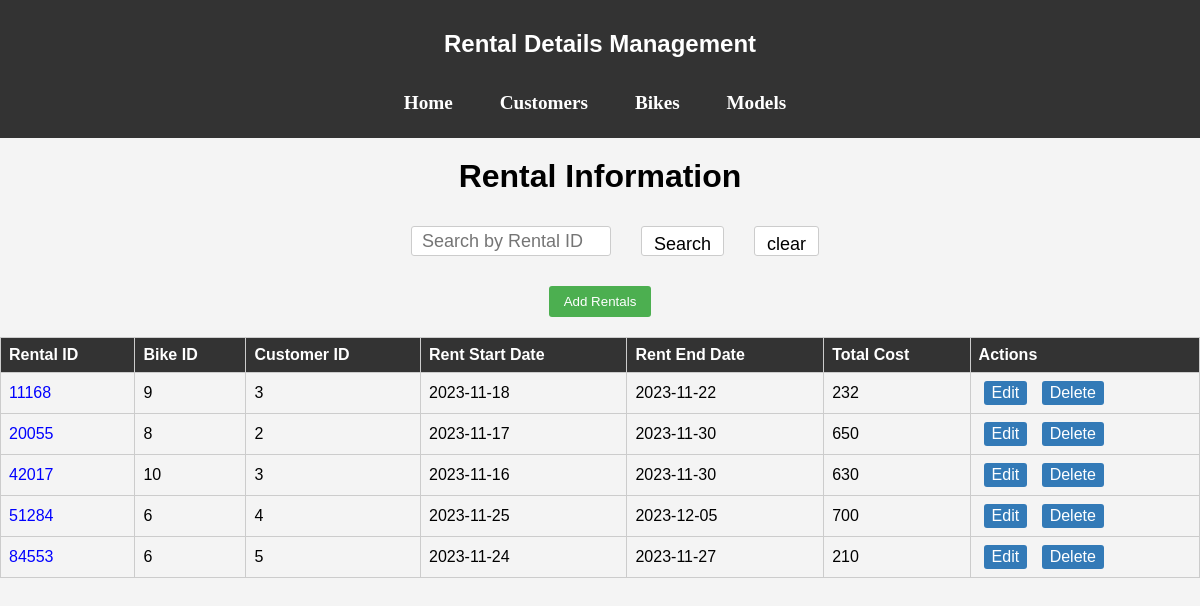
The app's page /rent with its own data.
### tables this page shows
CREATE TABLE Rental(
            Rental_ID INTEGER PRIMARY KEY AUTOINCREMENT,
            Bike_ID INTEGER,
            Customer_ID INTEGER,
            Rent_Start_Date DATE,
            Rent_End_Date DATE,
            Total_Cost DECIMAL(10, 2),
            FOREIGN KEY (Rental_ID) REFERENCES Rental(Rental_ID),
            FOREIGN KEY (Bike_ID) REFERENCES Bikes(Bike_ID),
            FOREIGN KEY (Customer_ID) REFERENCES Customers(Customer_ID)
        );

### app.py (the view)
@app.route('/rent', methods=['GET', 'POST'])
def display_rental_table():
    conn = sqlite3.connect('bike_rental.db')
    cursor = conn.cursor()
    if request.method == 'POST':
        search_input = request.form['searchInput']
        cursor.execute("SELECT * FROM Rental WHERE Rental_ID LIKE ?", ('%' + search_input + '%',))
        data = cursor.fetchall()
        conn.close()
        if not data:
            return render_template('rent.html', rental=[])
        return render_template('rent.html', rental=data, search_input=search_input)
    else:
        cursor.execute('SELECT * FROM Rental')
        data = cursor.fetchall()
        conn.close()
        if not data:
            return render_template('rent.html', rental=[])
        return render_template('rent.html', rental=data)

### templates/rent.html (shortened to what this page needs)
<!DOCTYPE html>
<html lang="en">
<head>
    <link rel="stylesheet" href="{{ url_for('static', filename='index.css') }}">
    <link rel="stylesheet" href="{{ url_for('static', filename='rent.css') }}">
    <link rel="stylesheet" href="{{ url_for('static', filename='table.css') }}">
</head>
<body>
    <nav class="navbar">
        <h1>Rental Details Management</h1>
        <ul>
            <li><a href="/">Home</a></li>
            <li><a href="/customer">Customers</a></li>
            <li><a href="/bike">Bikes</a></li>
            <li><a href="/model">Models</a></li>
        </ul>
    </nav>
    <h1>Rental Information</h1>
    <form method="post" action="/rent" class="search-container">
        <input type="text" id="searchInput" class="magnifier" name="searchInput" placeholder="Search by Rental ID">
        <input type="submit" value="Search" id="searchBtn" name="search" >
        <input type="submit" value="clear" id="searchBtn" name="clear" method="get" action="/rent">
    </form>
    <a href="/rent_add"><button>Add Rentals</button></a>
    {% if not rental %}
        <p>No data found</p>
    {% else %}
        <table border="1">
            <thead>
                <tr>
                    <th>Rental ID</th>
                    <th>Bike ID</th>
                    <th>Customer ID</th>
                    <th>Rent Start Date</th>
                    <th>Rent End Date</th>
                    <th>Total Cost</th>
                    <th>Actions</th>
                </tr>
            </thead>
            <tbody>
                {% for rental in rental %}
                    <tr>
                        <td ><a class="link" href="/fetch_rid/{{ rental[0] }}">{{ rental[0] }}</a></td>
                        <td>{{ rental[1] }}</td>
                        <td>{{ rental[2] }}</td>
                        <td>{{ rental[3] }}</td>
                        <td>{{ rental[4] }}</td>
                        <td>{{ rental[5] }}</td>
                        <td>
                            <a href="/rent_edit/{{rental[0]}}">Edit</a>
                            <a href="/rent_delete/{{ rental[0] }}" onclick="return confirm('Are you sure you want to delete this report?')">Delete</a>
                        </td>
                    </tr>
                {% endfor %}
            </tbody>
        </table>
    {% endif %}
</body>
</html>

### static/index.css (style rules this page uses)
body, ul { font-family: Arial, sans-serif; margin: 0; padding: 0; }
.navbar { background-color: #333; color: white; text-align: center; }
.navbar h1 { padding: 20px; margin: 0; }
.navbar ul { list-style-type: none; margin: 0; padding: 0; }
.navbar ul li { display: inline; }
.navbar ul li a { display: inline-block; color: white; text-align: center; padding: 14px 16px; text-decoration: none; }
ul { list-style: none; padding: 0; color:pink ; font-size: larger; font-family: Cambria, Cochin, Georgia, Times, 'Times New Roman', serif; font-weight: bolder; }

### static/rent.css (style rules this page uses)
tr td:first-of-type a { text-decoration: none; color: blue; }
#searchBtn { padding: 8px 12px; border: 1px solid #ccc; border-radius: 3px; cursor: pointer; background-color: #ffffff; height: 30px; box-sizing: border-box; font-size: 18px; line-height: 1; display: inline-block; }
#searchInput { height: 30px; width:200px; padding: 10px; border: 1px solid #ccc; border-radius: 3px; box-sizing: border-box; font-size: 18px; line-height: 1; display: inline-block; }
.search-container { display: flex; align-items: center; justify-content: center; margin-bottom: 20px; }
.search-container { display: flex; align-items: center; padding: 10px; border: none; }
.search-container input[type="text"], .search-container input[type="submit"], .search-container button { margin-left: 30px; padding: 10px; }
.search-container input[type="submit"], .search-container button { background-color: #4CAF50; color:black; border: none; cursor: pointer; }

### static/table.css (style rules this page uses)
body { font-family: Arial, sans-serif; margin: 0; padding: 0; background-color: #f4f4f4; }
h1 { text-align: center; margin-top: 20px; }
.navbar { background-color: #333; color: white; padding: 10px 20px; }
.navbar h1 { margin: 0; font-size: 24px; }
.navbar ul { list-style-type: none; margin: 0; padding: 0; }
.navbar ul li { display: inline; margin-right: 10px; }
.navbar ul li a { color: white; text-decoration: none; }
table { width: 100%; border-collapse: collapse; margin-top: 20px; }
table, th, td { border: 1px solid #ccc; }
th, td { padding: 8px; text-align: left; }
th { background-color: #333; color: white; }
button { padding: 8px 15px; background-color: #4CAF50; color: white; border: none; border-radius: 3px; cursor: pointer; text-decoration: none; margin-top: 20px; display: block; margin-left: auto; margin-right: auto; }
a { text-decoration: none; color: #337ab7; }
table td:last-of-type a { display: inline-block; margin: 0 5px; padding: 3px 8px; text-decoration: none; border-radius: 3px; background-color: #337ab7; color: #fff; cursor: pointer; transition: background-color 0.3s ease; }

### records on screen
Rental: Rental_ID "11168", Bike_ID "9", Customer_ID "3", Rent_Start_Date "2023-11-18", Rent_End_Date "2023-11-22", Total_Cost "232"
Rental: Rental_ID "20055", Bike_ID "8", Customer_ID "2", Rent_Start_Date "2023-11-17", Rent_End_Date "2023-11-30", Total_Cost "650"
Rental: Rental_ID "42017", Bike_ID "10", Customer_ID "3", Rent_Start_Date "2023-11-16", Rent_End_Date "2023-11-30", Total_Cost "630"
Rental: Rental_ID "51284", Bike_ID "6", Customer_ID "4", Rent_Start_Date "2023-11-25", Rent_End_Date "2023-12-05", Total_Cost "700"
Rental: Rental_ID "84553", Bike_ID "6", Customer_ID "5", Rent_Start_Date "2023-11-24", Rent_End_Date "2023-11-27", Total_Cost "210"
